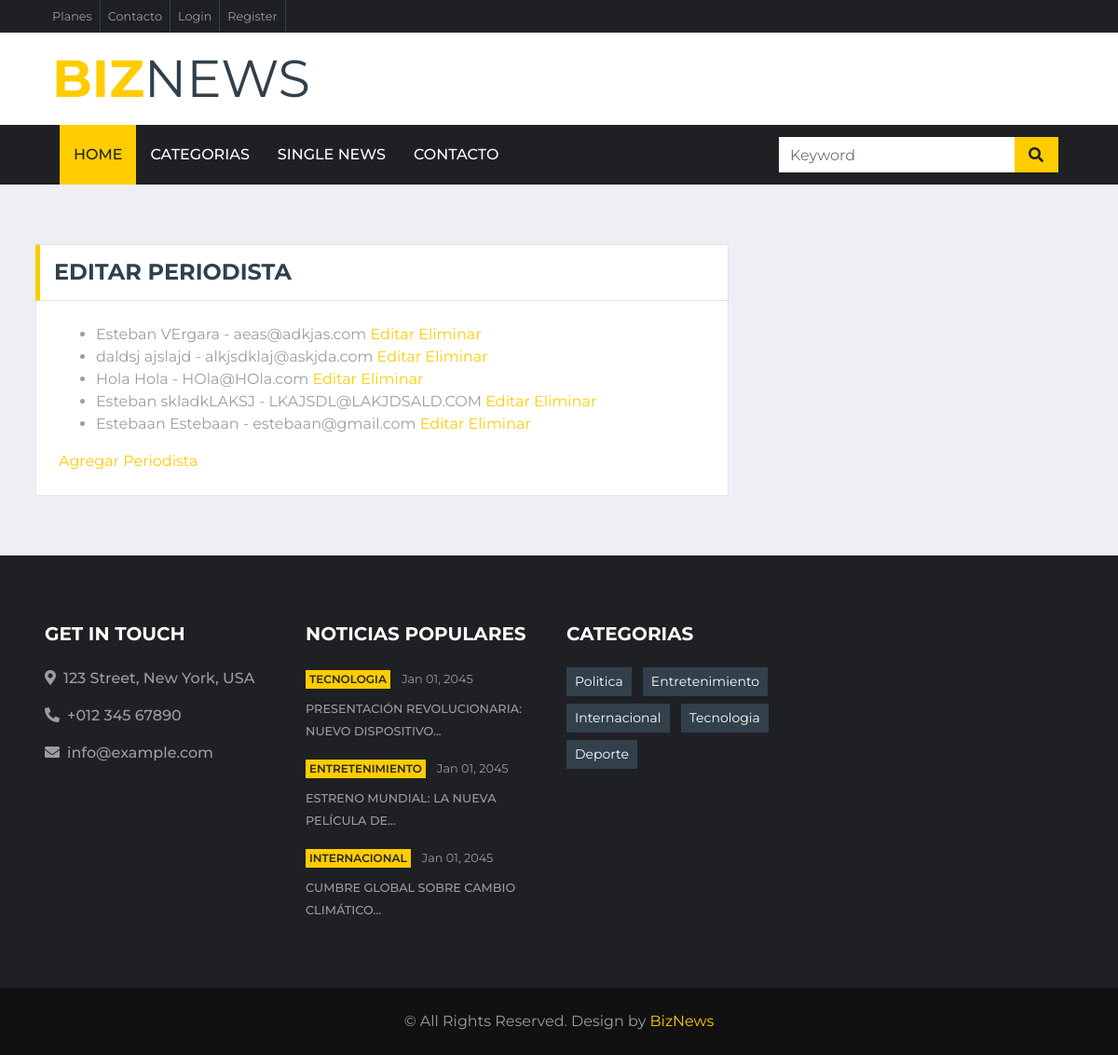
The app's page /journalists/ with its own data.
### news/models.py (models this page shows, shortened)
class Journalist(models.Model):
    first_name = models.CharField(max_length=100)
    last_name = models.CharField(max_length=100)
    email = models.EmailField(unique=True)
    bio = models.TextField(blank=True)

### news/views.py (the view)
# urls.py: path('journalists/', views.journalist_list, name='journalist_list'),
def journalist_list(request):
    journalists = Journalist.objects.all()
    return render(request, 'news/crud periodistas/journalist_list.html', {'journalists': journalists})

### news/templates/news/crud periodistas/journalist_list.html (shortened to what this page needs)
{% extends "news/base.html" %}
{% load static %}
{% block contenido %}
<div class="container-fluid mt-5 pt-3">
    <div class="container">
        <div class="row">
            <div class="col-lg-8">
                <div class="section-title mb-0">
                    <h4 class="m-0 text-uppercase font-weight-bold">Editar Periodista</h4>
                </div>
                <div class="bg-white border border-top-0 p-4 mb-3">
                    <ul>
                        {% for journalist in journalists %}
                            <li>
                                {{ journalist.first_name }} {{ journalist.last_name }} - {{ journalist.email }}
                                <a href="{% url 'edit_journalist' journalist.pk %}">Editar</a>
                                <a href="{% url 'delete_journalist' journalist.pk %}">Eliminar</a>
                            </li>
                        {% endfor %}
                    </ul>
                    <a href="{% url 'add_journalist' %}">Agregar Periodista</a>
                </div>
            </div>
        </div>
    </div>
</div>
{% endblock contenido %}

### news/templates/news/base.html (shortened to what this page needs)
{% load static %}
<!DOCTYPE html>
<html lang="en">
<head>
    <link href="https://cdnjs.cloudflare.com/ajax/libs/font-awesome/5.15.0/css/all.min.css" rel="stylesheet">
    <link href="{% static 'core/lib/owlcarousel/assets/owl.carousel.min.css' %}" rel="stylesheet">
    <link href="{% static 'core/css/style.css' %}" rel="stylesheet">
</head>
<body>
    <div class="container-fluid d-none d-lg-block">
        <div class="row align-items-center bg-dark px-lg-5">
            <div class="col-lg-9">
                <nav class="navbar navbar-expand-sm bg-dark p-0">
                    <ul class="navbar-nav ml-n2">
                        <li class="nav-item border-right border-secondary">
                            <a class="nav-link text-body small" href="{% url 'planes' %}">Planes</a>
                        </li>
                        <li class="nav-item border-right border-secondary">
                            <a class="nav-link text-body small" href="{% url 'contacto' %}">Contacto</a>
                        </li>
                        <li class="nav-item border-right border-secondary">
                            <a class="nav-link text-body small" href="{% url 'login' %}">Login</a>
                        </li>
                        <li class="nav-item border-right border-secondary">
                            <a class="nav-link text-body small" href="#">Register</a>
                        </li>
                    </ul>
                </nav>
            </div>
        </div>
        <div class="row align-items-center bg-white py-3 px-lg-5">
            <div class="col-lg-4">
                <a href="{% url 'index' %}" class="navbar-brand p-0 d-none d-lg-block">
                    <h1 class="m-0 display-4 text-uppercase text-primary">Biz<span class="text-secondary font-weight-normal">News</span></h1>
                </a>
            </div>
        </div>
    </div>
    <div class="container-fluid p-0">
        <nav class="navbar navbar-expand-lg bg-dark navbar-dark py-2 py-lg-0 px-lg-5">
            <div class="collapse navbar-collapse justify-content-between px-0 px-lg-3" id="navbarCollapse">
                <div class="navbar-nav mr-auto py-0">
                    <a href="{% url 'index' %}" class="nav-item nav-link active">Home</a>
                    <a href="{% url 'categoria' %}" class="nav-item nav-link">Categorias</a>
                    <a href="#" class="nav-item nav-link">Single News</a>
                    <a href="{% url 'contacto' %}" class="nav-item nav-link">Contacto</a>
                </div>
                <div class="input-group ml-auto d-none d-lg-flex" style="width: 100%; max-width: 300px;">
                    <input type="text" class="form-control border-0" placeholder="Keyword">
                    <div class="input-group-append">
                        <button class="input-group-text bg-primary text-dark border-0 px-3"><i class="fa fa-search"></i></button>
                    </div>
                </div>
            </div>
        </nav>
    </div>
    {% block contenido %}{% endblock contenido %}
    <div class="container-fluid bg-dark pt-5 px-sm-3 px-md-5 mt-5">
        <div class="row py-4">
            <div class="col-lg-3 col-md-6 mb-5">
                <h5 class="mb-4 text-white text-uppercase font-weight-bold">Get In Touch</h5>
                <p class="font-weight-medium"><i class="fa fa-map-marker-alt mr-2"></i>123 Street, New York, USA</p>
                <p class="font-weight-medium"><i class="fa fa-phone-alt mr-2"></i>+012 345 67890</p>
                <p class="font-weight-medium"><i class="fa fa-envelope mr-2"></i>info@example.com</p>
            </div>
            <div class="col-lg-3 col-md-6 mb-5">
                <h5 class="mb-4 text-white text-uppercase font-weight-bold">Noticias Populares</h5>
                <div class="mb-3">
                    <div class="mb-2">
                        <a class="badge badge-primary text-uppercase font-weight-semi-bold p-1 mr-2" href="{% url 'tecnologia' %}">Tecnologia</a>
                        <a class="text-body"><small>Jan 01, 2045</small></a>
                    </div>
                    <a class="small text-body text-uppercase font-weight-medium">Presentación Revolucionaria: Nuevo Dispositivo...</a>
                </div>
                <div class="mb-3">
                    <div class="mb-2">
                        <a class="badge badge-primary text-uppercase font-weight-semi-bold p-1 mr-2" href="{% url 'entretenimiento' %}">Entretenimiento</a>
                        <a class="text-body"><small>Jan 01, 2045</small></a>
                    </div>
                    <a class="small text-body text-uppercase font-weight-medium">Estreno Mundial: La Nueva Película de...</a>
                </div>
                <div class="">
                    <div class="mb-2">
                        <a class="badge badge-primary text-uppercase font-weight-semi-bold p-1 mr-2" href="{% url 'internacional' %}">Internacional</a>
                        <a class="text-body"><small>Jan 01, 2045</small></a>
                    </div>
                    <a class="small text-body text-uppercase font-weight-medium">Cumbre Global sobre Cambio Climático...</a>
                </div>
            </div>
            <div class="col-lg-3 col-md-6 mb-5">
                <h5 class="mb-4 text-white text-uppercase font-weight-bold">Categorias</h5>
                <div class="m-n1">
                    <a href="{% url 'politica' %}" class="btn btn-sm btn-secondary m-1">Politica</a>
                    <a href="{% url 'entretenimiento' %}" class="btn btn-sm btn-secondary m-1">Entretenimiento</a>
                    <a href="{% url 'internacional' %}" class="btn btn-sm btn-secondary m-1">Internacional</a>
                    <a href="{% url 'tecnologia' %}" class="btn btn-sm btn-secondary m-1">Tecnologia</a>
                    <a href="{% url 'deporte' %}" class="btn btn-sm btn-secondary m-1">Deporte</a>
                </div>
            </div>
        </div>
    </div>
    <div class="container-fluid py-4 px-sm-3 px-md-5" style="background: #111111;">
        <p class="m-0 text-center">&copy; <a href="#"></a>All Rights Reserved.
            Design by <a href="{% url 'index' %}">BizNews</a>
        </p>
    </div>
</body>
</html>

### records on screen
Journalist: first_name "Esteban", last_name "VErgara", email "aeas@adkjas.com"
Journalist: first_name "daldsj", last_name "ajslajd", email "alkjsdklaj@askjda.com"
Journalist: first_name "Hola", last_name "Hola", email "HOla@HOla.com"
Journalist: first_name "Esteban", last_name "skladkLAKSJ", email "LKAJSDL@LAKJDSALD.COM"
Journalist: first_name "Estebaan", last_name "Estebaan", email "estebaan@gmail.com"
